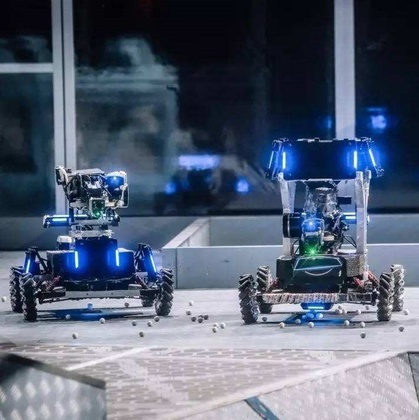
%> input picture Task4/timg.jpg, 419 x 420 px, shrunk from 711 x 712 before the run
$ octave main.m   (GNU Octave 9; MATLAB toolbox functions it lacks are replaced by stand-ins)
%> lines starting %> are read from the running program, lines starting %| are printed output that depends on the picture
### Task4/zigzag.m
function  Out = zigzag( input )
[m,n] = size(input);
Out = zeros(1,m*n);
i = 1;j = 1;cnt = 1;
while 1
         if i+j > m+n
            break;
         elseif j == 1 && rem((i+j),2) == 0
            Out(1,cnt) = input(i,j);
            i = i + 1;
        elseif i == 1 && rem((i+j),2) ~= 0 && j ~= n
            Out(1,cnt) = input(i,j);
            j = j + 1;
        elseif i == 1 && rem((i+j),2) ~= 0 && j == n
            Out(1,cnt) = input(i,j);
            i = i + 1;
        elseif i == m && rem((i+j),2) == 0
            Out(1,cnt) = input(i,j);
             j = j + 1;
        elseif j == n && rem((i+j),2) ~= 0
            Out(1,cnt) = input(i,j);
            i = i + 1;
        elseif rem((i+j),2) ~= 0
            Out(1,cnt) = input(i,j);
            i = i - 1;
            j = j + 1;
        elseif rem((i+j),2) == 0
            Out(1,cnt) = input(i,j);
            i = i + 1;
            j = j - 1;
        end
        cnt=cnt+1;
end
end

### Task4/main.m
clear;
clc;
% DCT TWO DEMENSION
M = round(rand(4)*100) ;% GE RANDOM MATRIX
T = zeros(4);
for i = 0:3
    for j = 0:3
        if i == 0
            a = sqrt(1/4);
        else
            a = sqrt(2/4);
        end
         T(i+1,j+1) = a*cos(pi*(j+0.5)*i/4);
     end
end
O1 = T * M * T'     ; % DCT TRANSFER
R =  T' * O1 * T    ;  % ECT INVERSE TRANSFER
%zigzag serarch
O = zigzag(O1);
P = [0.1 0.2 0.3 0.4];
%Huffman Code
%[q,d]=Huffman_code(P)


I = imread('timg.jpg');
%> I is the input picture: size 420x419x3 uint8; mean R, G, B 86.4, 96.9, 116.5
I1 = rgb2gray(I);
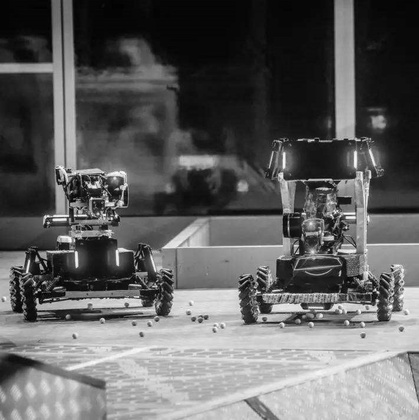
%> I1: size 420x419 uint8; min 1, max 255, mean 96
[M,N] = size(I1);
%> M = 420; N = 419
[count,x] = imhist( I1 ) ;
%> count = 256 values, max 4086 at index 8, min 0 at index 1, mean 687.4; x = 256 values from 0 to 255
I2 = I1(:);
prob = count/(M*N);
%> prob = 256 values, max 0.0232 at index 8, min 0 at index 1, mean 0.00391
[m,n] = size(prob);
%> m = 256; n = 1
prob = reshape(prob,1,m*n);
%stem(x,count);
%[q,d]=Huffman_code(prob)
 k = 0:255;
 dict = huffmandict(k,prob); %生成字典
%> dict = 256 items
 enco = huffmanenco(I2,dict); %编码
 deco = huffmandeco(enco,dict); %解码
%> (the run ends here)

$ run again, with Task4/24_99X100.bmp saved as Task4/timg.jpg
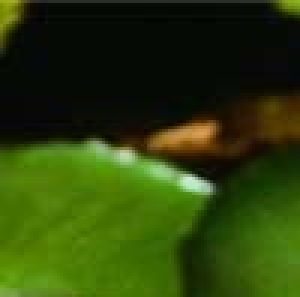
%> input picture Task4/24_99X100.bmp, 100 x 99 px (shown 3 times larger)
%> I is the input picture: size 99x100x3 uint8; mean R, G, B 43.6, 63.4, 9.5
%> `I1 = rgb2gray(I);`:
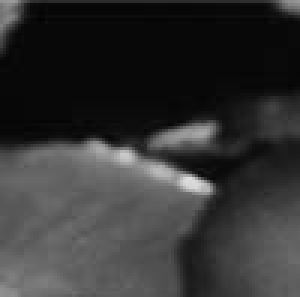
%> I1: size 99x100 uint8 (shown 3 times larger); min 1, max 223, mean 51.4
%> count = 256 values, max 2328 at index 9, min 0 at index 1, mean 38.67; x = 256 values from 0 to 255
%> prob = 256 values, max 0.235 at index 9, min 0 at index 1, mean 0.00391
%> dict = 256 items
